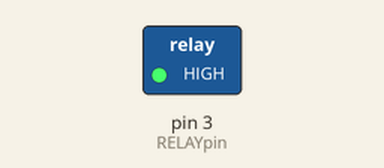
A sketch run on a simulated Arduino Uno, built with avr-gcc and run on an emulated ATmega328P. Parts: switched loads named in the sketch (green lamp = pin HIGH).

Above: at 5.0 s.
At 15.0 s:
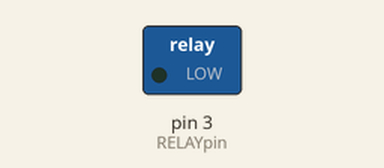
Timing chart, 0 to 26.0 s (numbered marks = the images above):
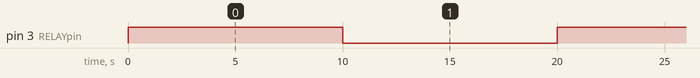

The sketch:

relay.ino
```cpp
int RELAYpin = 3;

void setup() {
  pinMode(RELAYpin, OUTPUT);
  digitalWrite(RELAYpin, LOW);
}

void loop() {
  digitalWrite(RELAYpin, HIGH);
  delay(10000);
  digitalWrite(RELAYpin, LOW);
  delay(10000);
}
```

Measured:
- by itself, pin 3 (RELAYpin): alternates HIGH for 10.0 s and LOW for 10.0 s
